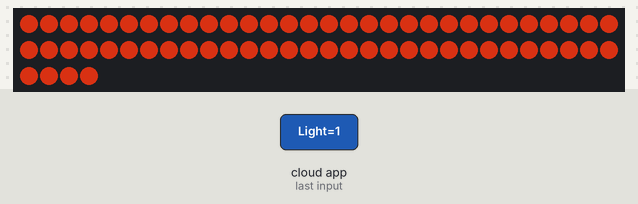
Simulated run of this sketch. Board: ESP32. On the bench: 64 RGB LEDs in strip order, left to right, continuing on the next row. The inputs (shaded band) are chosen by the test bench. Dim RGB values are drawn brighter than linear; WiFi joins after 1.5 s; servers stay silent unless stated; the Firebase database answers and starts empty; what the sketch prints to the serial monitor is not drawn.

2.8 s: the phone or cloud app sets Light to 1
Above: at 3.8 s.
Timing chart, 0 to 5.8 s (numbered marks = the images above; inputs shaded):
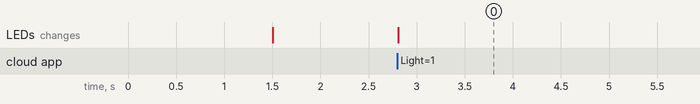

Measured:
- after the input at 2.8 s, the LEDs: change at once (image 0)

The sketch:

LightControl.ino
```cpp
#include <WiFi.h>
#include <Firebase_ESP_Client.h>
#include "addons/TokenHelper.h"
#include "addons/RTDBHelper.h"
#include <Adafruit_NeoPixel.h>

#define WIFI_SSID "Fibr_Baquiran"
#define WIFI_PASSWORD "wifin0og!Ecyj"
#define API_KEY "AIzaSyCFQAp81x9NPxrayvmV2ewqZDaurLTH2W4"
#define DATABASE_URL "https://sleep-haven-default-rtdb.asia-southeast1.firebasedatabase.app/"

#define PIN        12
#define NUMPIXELS  64

Adafruit_NeoPixel pixels(NUMPIXELS, PIN, NEO_GRB + NEO_KHZ800);

// Define Firebase Data object
FirebaseData fbdo;
FirebaseAuth auth;
FirebaseConfig config;

unsigned long sendDataPrevMillis = 0;
bool signupOK = false;

void setup() {
  Serial.begin(115200);
  WiFi.begin(WIFI_SSID, WIFI_PASSWORD);
  Serial.print("Connecting to Wi-Fi");
  while (WiFi.status() != WL_CONNECTED) {
    Serial.print(".");
    delay(300);
  }
  Serial.println();
  Serial.print("Connected with IP: ");
  Serial.println(WiFi.localIP());
  Serial.println();
  config.api_key = API_KEY;
  config.database_url = DATABASE_URL;
  if (Firebase.signUp(&config, &auth, "", "")) {
    Serial.println("signUp OK");
    signupOK = true;
  } else {
    Serial.printf("%s,\n", config.signer.signupError.message.c_str());
  }
  config.token_status_callback = tokenStatusCallback;
  Firebase.begin(&config, &auth);
  Firebase.reconnectWiFi(true);

  // Initialize the NeoPixel strip
  pixels.begin();

  // Set brightness to around 60% (approximately)
  pixels.setBrightness(153); // 60% of 255

  // Update the NeoPixel strip to display the color
  pixels.show();
}

void loop() {
  if (Firebase.ready() && signupOK && (millis() - sendDataPrevMillis > 1000 || sendDataPrevMillis == 0)) {
    if (Firebase.RTDB.getInt(&fbdo, "/MAX30102/Light")) {
      if(fbdo.dataType() == "int"){
        int data = fbdo.intData();
        Serial.println("Data successfully retrieved from Firebase!" + fbdo.dataPath() + ": " + data + " (" + fbdo.dataType() + ")");
        // Set color based on data value
        if (data == 1) {
        // Set color to red
        setColor(228, 52, 20);
        Serial.println("Color set to: Red");
        } else if (data == 2) {
        // Set color to orange
        setColor(255, 87, 51);
        Serial.println("Color set to: Orange");
        } else if (data == 3) {
        // Set color to yellow
        setColor(255, 201, 34);
        Serial.println("Color set to: Yellow");
        } else if (data == 4) {
        // Set color to white
        setColor(255, 255, 255);
        Serial.println("Color set to: White");
        } else {
        Serial.println("Invalid data value!");
        }
      }
      else {
      Serial.println("FAILED: "+ fbdo.errorReason());
    }
    sendDataPrevMillis = millis();

     }
  }
}

void setColor(uint8_t red, uint8_t green, uint8_t blue) {
  // Set the color of all NeoPixels
  for (int i = 0; i < NUMPIXELS; i++) {
    pixels.setPixelColor(i, red, green, blue);
  }
  // Update the NeoPixel strip to display the color
  pixels.show();
}
```
